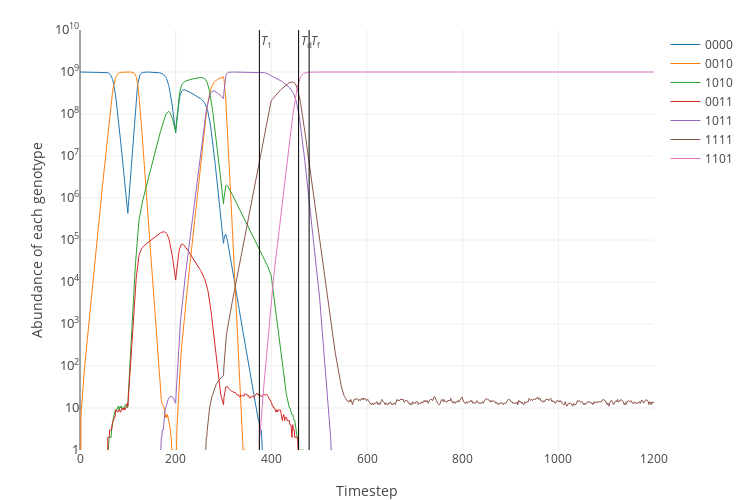

The cell this chart's notebook holds for it:
### Code cell
# AM and AMC
sim = simulate(pairs[1], frequency=100)
plot_simulation(sim, ['0000', '0010', '1010', '0011', '1011', '1111', '1101'])

### Figure 1 — Plotly figure (JSON) as saved in the notebook; plotly's stock layout.template omitted (floating-point values rounded to 4 significant figures; data arrays with more than 128 entries replaced by an {"elided": "..."} marker saying what was removed)
{"data": [{"line": {"width": 1}, "name": "0000", "type": "scatter", "uid": "ad55f928-1ba1-11e9-95d0-d66957372f55", "x": {"elided": "1201 int values"}, "y": {"elided": "1201 int values"}}, {"line": {"width": 1}, "name": "0010", "type": "scatter", "uid": "ad55f929-1ba1-11e9-939b-d66957372f55", "x": {"elided": "1201 int values"}, "y": {"elided": "1201 int values"}}, {"line": {"width": 1}, "name": "1010", "type": "scatter", "uid": "ad562034-1ba1-11e9-ae3e-d66957372f55", "x": {"elided": "1201 int values"}, "y": {"elided": "1201 int values"}}, {"line": {"width": 1}, "name": "0011", "type": "scatter", "uid": "ad562035-1ba1-11e9-90d4-d66957372f55", "x": {"elided": "1201 int values"}, "y": {"elided": "1201 int values"}}, {"line": {"width": 1}, "name": "1011", "type": "scatter", "uid": "ad562036-1ba1-11e9-95c2-d66957372f55", "x": {"elided": "1201 int values"}, "y": {"elided": "1201 int values"}}, {"line": {"width": 1}, "name": "1111", "type": "scatter", "uid": "ad562037-1ba1-11e9-b1ef-d66957372f55", "x": {"elided": "1201 int values"}, "y": {"elided": "1201 int values"}}, {"line": {"width": 1}, "name": "1101", "type": "scatter", "uid": "ad562038-1ba1-11e9-80a6-d66957372f55", "x": {"elided": "1201 int values"}, "y": {"elided": "1201 int values"}}, {"line": {"color": "black", "width": 1}, "mode": "lines", "name": "T_1", "showlegend": false, "type": "scatter", "uid": "ad562039-1ba1-11e9-9358-d66957372f55", "x": [375, 375], "y": [0, 10000000000]}, {"line": {"color": "black", "width": 1}, "mode": "lines", "name": "T_d", "showlegend": false, "type": "scatter", "uid": "ad56203a-1ba1-11e9-978b-d66957372f55", "x": [457, 457], "y": [0, 10000000000]}, {"line": {"color": "black", "width": 1}, "mode": "lines", "name": "T_f", "showlegend": false, "type": "scatter", "uid": "ad56203b-1ba1-11e9-894e-d66957372f55", "x": [479, 479], "y": [0, 10000000000]}], "layout": {"annotations": [{"showarrow": false, "text": "<i>T</i><sub>1</sub>", "x": 375, "xanchor": "left", "xref": "x", "y": 9.75, "yref": "y"}, {"showarrow": false, "text": "<i>T</i><sub>d</sub>", "x": 457, "xanchor": "left", "xref": "x", "y": 9.75, "yref": "y"}, {"showarrow": false, "text": "<i>T</i><sub>f</sub>", "x": 479, "xanchor": "left", "xref": "x", "y": 9.75, "yref": "y"}], "height": 500, "margin": {"b": 50, "t": 30}, "width": 750, "xaxis": {"title": "Timestep"}, "yaxis": {"exponentformat": "power", "range": [0, 10], "tickfont": {"size": 10}, "title": "Abundance of each genotype", "type": "log"}}}
